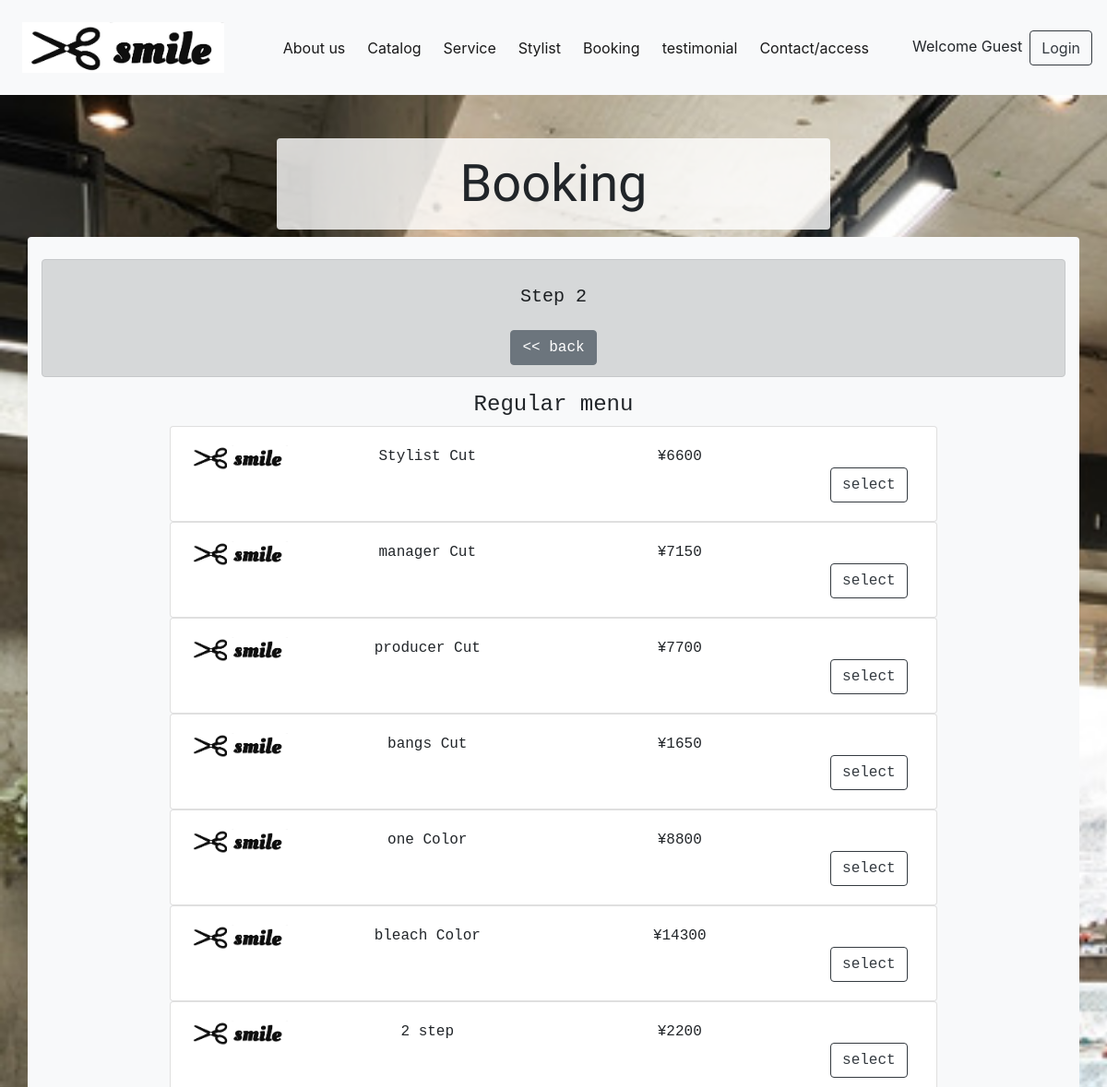
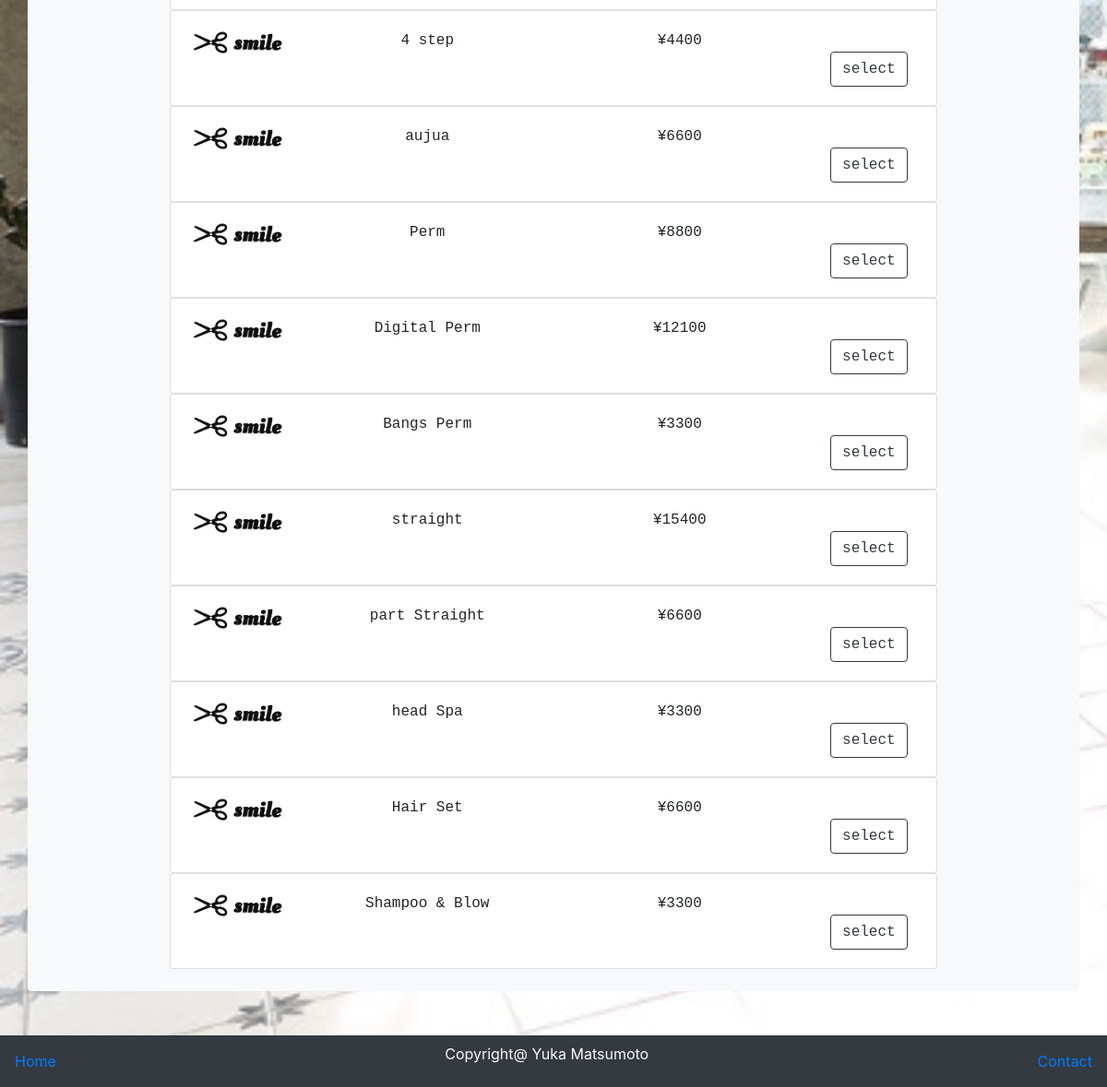
The page /booking2.php on the database its author committed (2 pictures, top to bottom).
### tables this page shows
CREATE TABLE `service` (
  `service_id` int(11) NOT NULL,
  `service_name` varchar(30) NOT NULL,
  `price` int(11) NOT NULL
);

### classes/connection.php (called while the page is built, shortened)
<?php
class Connection{
    private $servername="localhost";
    private $username ="root";
    private $password ="root";
    private $db_name ="hairsalon";
    function __construct(){
        $this->conn = new mysqli($this->servername,$this->username,$this->password,$this->db_name);
        if($this->conn->connect_error){
            die('error connection to database'.$this->conn->connect_error);
        }else{
            return $this->conn;
        }
    }
}
?>

### hairsalonAction.php (called while the page is built, shortened)
<?php
include 'classes/Hairsalon.php';
$Hairsalon= new Hairsalon;
?>

### classes/Hairsalon.php (called while the page is built, shortened)
<?php
include 'connection.php';
class Hairsalon extends Connection{
function displayServiceMenu(){
    $sql="SELECT * FROM service";
    $result = $this->conn->query($sql);
    if($result->num_rows>0){
        while($rows =$result->fetch_assoc()){
            $row[]= $rows;
        }
        return $row;
    }else{
        return FALSE;
    }
}
}
?>

### booking2.php (the view, shortened to what this page needs)
<?php
include 'userMenu.php';
$addMenuList =$Hairsalon->displayServiceMenu();
?>
<!doctype html>
<html lang="en">
  <head>
    <link rel="stylesheet" href="https://stackpath.bootstrapcdn.com/bootstrap/4.3.1/css/bootstrap.min.css">
  </head>
  <body>
      <div class="container text-monospace text-center w-50 rounded" id="booking">
        <h5 class="display-4 p-3">Booking</h5>
      </div>
      <div class="container bg-light text-monospace text-center mb-5 rounded">
        <br>
        <div class="alert alert-dark">
            <h5 class="text-monospace p-3">Step 2</h4>
            <?php if(!empty($_SESSION['coupon_id'])):?>
              <p class="text-monospace"> additional menu</p>
            <?php else:?>
              <form action="hairsalonAction.php" method="post">
                <button type="submit" name="reselect" class="btn btn-secondary"> << back</button>
              </form>
            <?php endif;?>
        </div>
        <div class="w-75 mx-auto">
          <h4>Regular menu</h4>
          <?php
          foreach ($addMenuList as $menu) :?>
            <div class="card">
              <div class="card-body">
                <div class="row">
                  <div class="col-lg-2">
                  <img src="asset/smile.jpg" alt="" class="w-100">
                  </div>
                  <div class="col-lg-4">
                    <?php echo $menu['service_name'] ?>
                  </div>
                  <div class="col-lg-4">
                    <?php echo "¥".$menu['price'] ?>
                  </div>
                  <div class="col-lg-2">
                      <form action="hairsalonAction.php" method="post">
                        <br>
                        <button type="submit" name="addBooking2" class="btn btn-outline-dark">select</button>
                      </form>
                  </div>
                </div>
              </div>
            </div>
          <?php endforeach; ?>
          <br>
        </div>
      </div>
      <nav class="nav navbar bg-dark mt-5">
        <a href="dashboard.php" >Home</a>
        <p class="text-light">Copyright@ Yuka Matsumoto</p>
        <a href="contactpage.php">Contact</a>
      </nav>
  </body>
</html>

### booking2.php (style rules this page uses)
body { margin-top:150px; height: 600px; background-image: url(asset/state.jpeg); background-repeat: no-repeat; background-attachment: fixed; background-size : cover; }
#booking { background-color: rgba(255, 255, 255, 0.8); }
div h5 { font-family: 'Oleo Script', cursive; }

### rows shown on the page
service: service_name "Stylist Cut", price "6600"
service: service_name "manager Cut", price "7150"
service: service_name "producer Cut", price "7700"
service: service_name "bangs Cut", price "1650"
service: service_name "one Color", price "8800"
service: service_name "bleach Color", price "14300"
service: service_name "2 step", price "2200"
service: service_name "4 step", price "4400"
service: service_name "aujua", price "6600"
service: service_name "Perm", price "8800"
service: service_name "Digital Perm", price "12100"
service: service_name "Bangs Perm", price "3300"
service: service_name "straight", price "15400"
service: service_name "part Straight", price "6600"
service: service_name "head Spa", price "3300"
service: service_name "Hair Set", price "6600"
service: service_name "Shampoo & Blow", price "3300"
